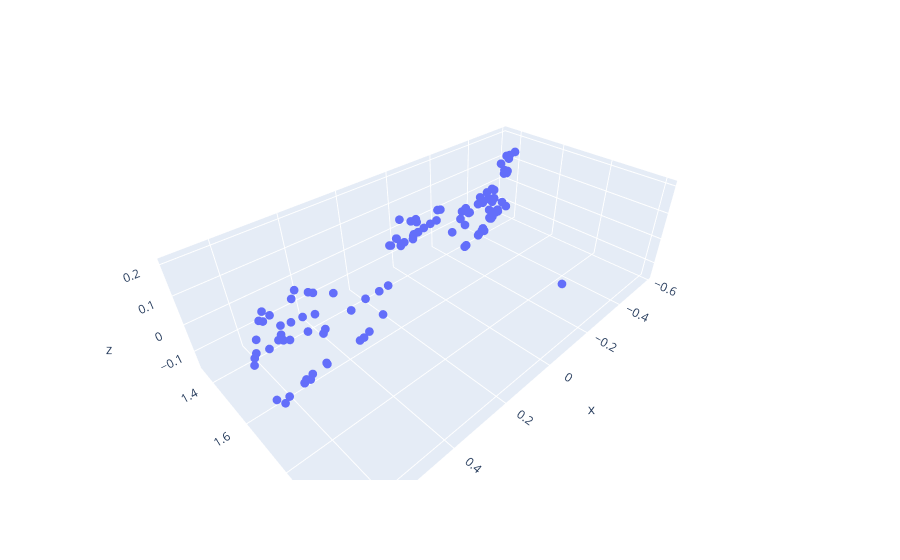

The notebook cell saved with this chart:
### Code cell
# Sanity-check triangulation
i2Ti1_initial = Pose3(i2Ri1, i2Ui1.point3())
camera_i1 = PinholeCameraCal3Bundler(Pose3(), camera_intrinsics_i1)
camera_i2 = PinholeCameraCal3Bundler(
    i2Ti1_initial.inverse(), camera_intrinsics_i2)
tracks_3d, _ = two_view_estimator.triangulate_two_view_correspondences(
    camera_i1, camera_i2, keypoints_i1, keypoints_i2, v_corr_idxs)
points = np.array([t.point3() for t in tracks_3d]).T
print(points.shape)
fig = px.scatter_3d(x=points[0], y=points[2], z=-points[1])
fig.update_layout(scene=dict(aspectmode='data'))
fig.update_traces(marker_size=3)
